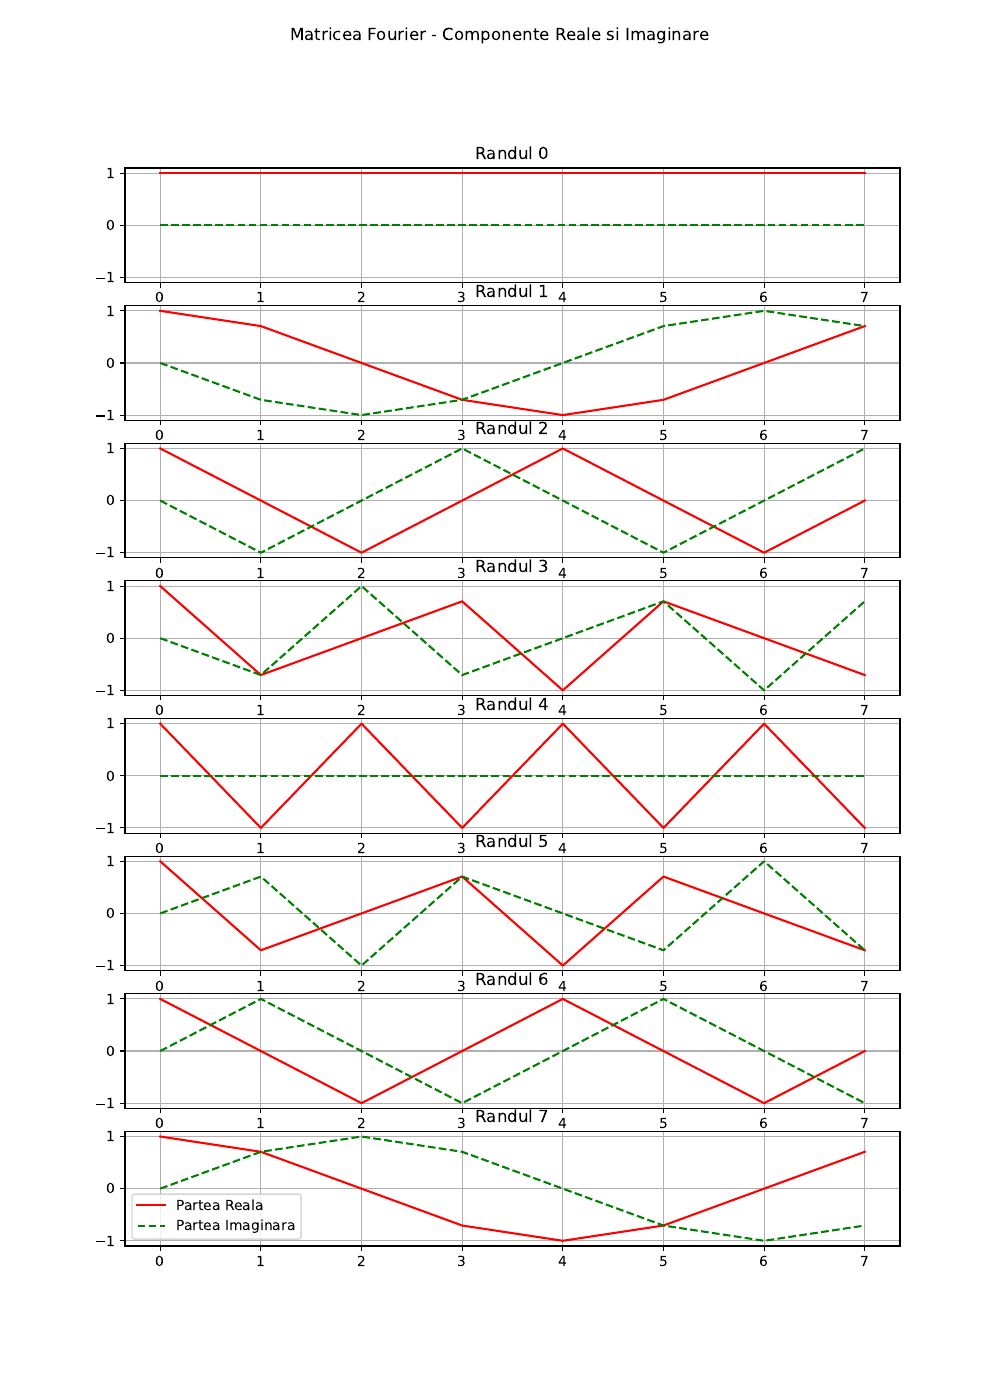

Source code (Python):
import numpy as np
import matplotlib.pyplot as plt
import math

e = math.e
pi = math.pi
n = 8

def fourier_mat(n):
    mat = np.ones([n,n], dtype=complex)
    for i in range(1,n):
        for j in range(1,n):
            w = e**(-2*pi*1j*i*j/n)
            mat[i][j] = w
    return mat

m = fourier_mat(n)

trans = np.conj(m.T)
prod = m @ trans
print(np.allclose(prod, prod[0][0] * np.eye(n)))


fig, axs = plt.subplots(n,figsize = (10,14))
fig.suptitle("Matricea Fourier - Componente Reale si Imaginare")

for i in range(n):
    axs[i].set(ylim = (-1.1,1.1), title = f'Randul {i}')

    axs[i].plot(m[i, :].real, color = 'red', label = 'Partea Reala')
    axs[i].grid(True)

    axs[i].plot(m[i, :].imag,'--', color = 'green', label = 'Partea Imaginara')
    axs[i].grid(True)

plt.legend()
plt.savefig("1.pdf")
plt.tight_layout()
plt.show()